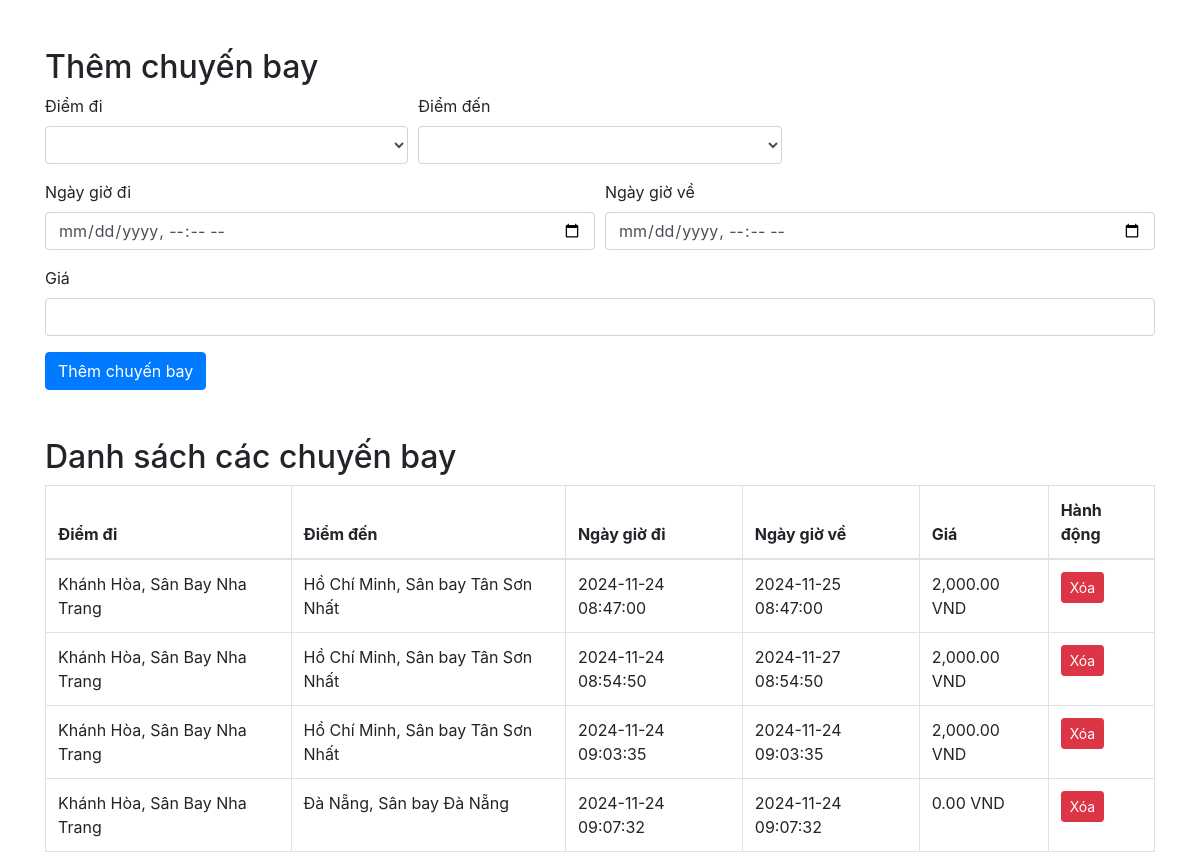
The page /maybay/manager_flights.php on the database its author committed.
### tables this page shows
CREATE TABLE `flight_list` (
  `id` int(30) NOT NULL,
  `airline_id` int(30) NOT NULL,
  `plane_no` text NOT NULL,
  `departure_airport_id` int(30) NOT NULL,
  `arrival_airport_id` int(30) NOT NULL,
  `departure_datetime` datetime NOT NULL,
  `arrival_datetime` datetime NOT NULL,
  `seats` int(10) NOT NULL,
  `price` double NOT NULL,
  `date_created` datetime NOT NULL
);

CREATE TABLE `airport_list` (
  `id` int(3) NOT NULL,
  `airport` text NOT NULL,
  `location` text NOT NULL
);

### maybay/manager_flights.php (the view, shortened to what this page needs)
<?php
$conn= new mysqli('localhost','root','','tourbooking')or die("Could not connect to mysql".mysqli_error($con));
$flights = $conn->query("
    SELECT f.*, d.airport AS departure_airport, d.location AS departure_location,
           a.airport AS arrival_airport, a.location AS arrival_location
    FROM flight_list f
    JOIN airport_list d ON f.departure_airport_id = d.id
    JOIN airport_list a ON f.arrival_airport_id = a.id
");
?>
<!DOCTYPE html>
<html lang="en">
<head>
    <link rel="stylesheet" href="https://cdn.jsdelivr.net/npm/bootstrap@4.6.2/dist/css/bootstrap.min.css">
</head>
<body>
    <div class="container mt-5">
        <h2>Thêm chuyến bay</h2>
        <form method="post" action="">
            <div class="form-row">
                <div class="form-group col-md-4">
                    <label for="departure_airport_id">Điểm đi</label>
                    <select name="departure_airport_id" id="departure_airport_id" class="form-control" required>
                        <option value=""></option>
                        <?php
                        $airport = $conn->query("SELECT * FROM airport_list order by airport asc");
                        while ($row = $airport->fetch_assoc()):
                        ?>
                            <option value="<?php echo $row['id']; ?>"><?php echo $row['location'] . ", " . $row['airport']; ?></option>
                        <?php endwhile; ?>
                    </select>
                </div>
                <div class="form-group col-md-4">
                    <label for="arrival_airport_id">Điểm đến</label>
                    <select name="arrival_airport_id" id="arrival_airport_id" class="form-control" required>
                        <option value=""></option>
                        <?php
                        $airport = $conn->query("SELECT * FROM airport_list order by airport asc");
                        while ($row = $airport->fetch_assoc()):
                        ?>
                            <option value="<?php echo $row['id']; ?>"><?php echo $row['location'] . ", " . $row['airport']; ?></option>
                        <?php endwhile; ?>
                    </select>
                </div>
            </div>
            <div class="form-row">
                <div class="form-group col-md-6">
                    <label for="departure_datetime">Ngày giờ đi</label>
                    <input type="datetime-local" class="form-control" id="departure_datetime" name="departure_datetime" required>
                </div>
                <div class="form-group col-md-6">
                    <label for="arrival_datetime">Ngày giờ về</label>
                    <input type="datetime-local" class="form-control" id="arrival_datetime" name="arrival_datetime" required>
                </div>
            </div>
            <div class="form-group">
                <label for="price">Giá</label>
                <input type="number" class="form-control" id="price" name="price" step="0.01" required>
            </div>
            <button type="submit" name="add_flight" class="btn btn-primary">Thêm chuyến bay</button>
        </form>
        <h2 class="mt-5">Danh sách các chuyến bay</h2>
        <table class="table table-bordered">
            <thead>
                <tr>
                    <th>Điểm đi</th>
                    <th>Điểm đến</th>
                    <th>Ngày giờ đi</th>
                    <th>Ngày giờ về</th>
                    <th>Giá</th>
                    <th>Hành động</th>
                </tr>
            </thead>
            <tbody>
                <?php while ($row = $flights->fetch_assoc()): ?>
                    <tr>
                        <td><?php echo $row['departure_location'] . ", " . $row['departure_airport']; ?></td>
                        <td><?php echo $row['arrival_location'] . ", " . $row['arrival_airport']; ?></td>
                        <td><?php echo $row['departure_datetime']; ?></td>
                        <td><?php echo $row['arrival_datetime']; ?></td>
                        <td><?php echo number_format($row['price'], 2); ?> VND</td>
                        <td>
                            <form method="post" action="">
                                <button type="submit" name="delete_flight" class="btn btn-danger btn-sm">Xóa</button>
                            </form>
                        </td>
                    </tr>
                <?php endwhile; ?>
            </tbody>
        </table>
    </div>
</body>
</html>

### rows shown on the page
flight_list: airport_list.location "Khánh Hòa", airport_list.airport "Sân Bay Nha Trang", airport_list.location "Hồ Chí Minh", airport_list.airport "Sân bay Tân Sơn Nhất", departure_datetime "2024-11-24 08:47:00", arrival_datetime "2024-11-25 08:47:00", price "2,000.00"
flight_list: airport_list.location "Khánh Hòa", airport_list.airport "Sân Bay Nha Trang", airport_list.location "Hồ Chí Minh", airport_list.airport "Sân bay Tân Sơn Nhất", departure_datetime "2024-11-24 08:54:50", arrival_datetime "2024-11-27 08:54:50", price "2,000.00"
flight_list: airport_list.location "Khánh Hòa", airport_list.airport "Sân Bay Nha Trang", airport_list.location "Hồ Chí Minh", airport_list.airport "Sân bay Tân Sơn Nhất", departure_datetime "2024-11-24 09:03:35", arrival_datetime "2024-11-24 09:03:35", price "2,000.00"
flight_list: airport_list.location "Khánh Hòa", airport_list.airport "Sân Bay Nha Trang", airport_list.location "Đà Nẵng", airport_list.airport "Sân bay Đà Nẵng", departure_datetime "2024-11-24 09:07:32", arrival_datetime "2024-11-24 09:07:32", price "0.00"
